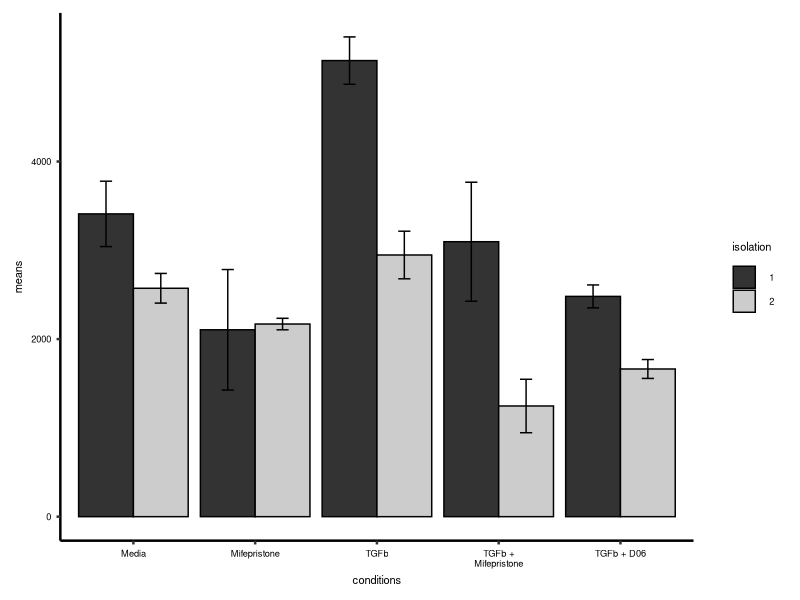
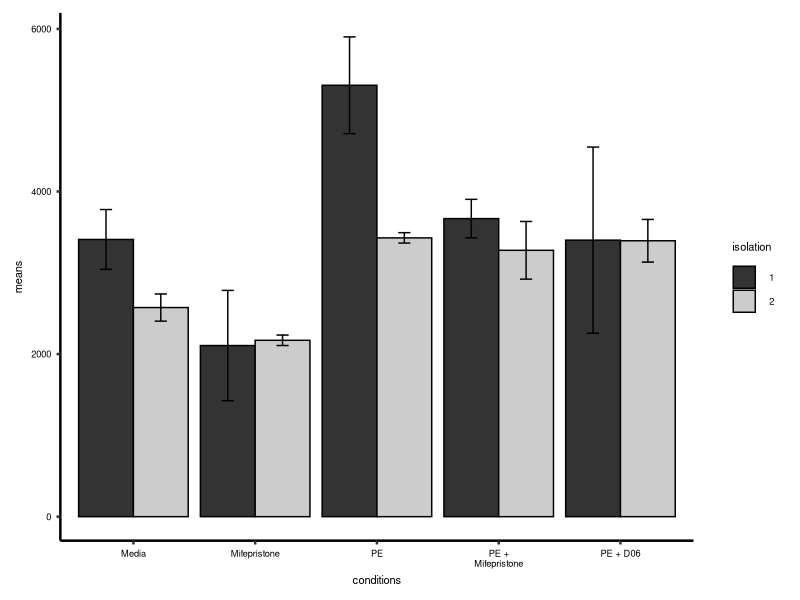

Write the R code that produced these figures, in order.

library(ggplot2)
library(ggsignif)
library(stringr)

Exp12 <- read.csv("cellData12.csv")
Exp13 <- read.csv("cellData13.csv")

se <- function(x) sqrt(var(x)/length(x))

theme_Bryan <- function () {
  theme_bw(base_size=14*96/72) %+replace%
    theme(
      #text = element_text(family = "sans"),
      plot.title = element_text(size = 7*96/72, hjust = 0.5), #hjust = 0.5,
      strip.text = element_text(size = 7*96/72, hjust = 0.5), #hjust = 0.5,
      strip.text.x = element_text(size = 7*96/72, hjust = 0.5), #hjust = 0.5,
      strip.text.y = element_text(size = 7*96/72, hjust = 0.5), #hjust = 0.5, #10 == 2.57mm
      strip.background = element_blank(),
      axis.title =element_text(size=6*96/72), #, face = "bold"
      axis.line = element_line(colour = "black"),
      panel.grid.major = element_blank(),
      panel.grid.minor = element_blank(),
      panel.border = element_blank(),
      axis.text = element_text(size = 5*96/72),
      legend.title=element_text(size=6*96/72),
      legend.text=element_text(size=5*96/72),
      axis.ticks.length =  unit(2.75, "pt"))
}

# TGFb data
df <- data.frame(isolation=c(rep("1",5),rep("2",5)),
                     conditions=c("Media","Mifepristone","TGFb","TGFb + Mifepristone","TGFb + D06",
                                  "Media","Mifepristone","TGFb","TGFb + Mifepristone","TGFb + D06"),
                     means=c(mean(Exp12$Media), mean(Exp12$Mif), mean(Exp12$TGFb), mean(Exp12$TGFb_Mif), mean(Exp12$TGFb_D06),  
                             mean(Exp13$Media), mean(Exp13$Mif), mean(Exp13$TGFb), mean(Exp13$TGFb_Mif), mean(Exp13$TGFb_D06)), 
                     sm=c(se(Exp12$Media), se(Exp12$Mif), se(Exp12$TGFb), se(Exp12$TGFb_Mif), se(Exp12$TGFb_D06),
                          se(Exp13$Media), se(Exp13$Mif), se(Exp13$TGFb), se(Exp13$TGFb_Mif), se(Exp13$TGFb_D06)))

ggplot(df, aes(x=conditions, y=means, fill=isolation)) +
  geom_bar(position=position_dodge(), stat="identity", colour='black') +
  geom_errorbar(aes(ymin=means-sm, ymax=means+sm), width=0.2, position=position_dodge(0.9)) +
  scale_x_discrete(limits = c("Media","Mifepristone","TGFb","TGFb + Mifepristone","TGFb + D06"),
                   labels = function(x) str_wrap(x,width = 10)) +
  scale_fill_grey() + 
  theme_Bryan()


# PE data
df <- data.frame(isolation=c(rep("1",5),rep("2",5)),
                 conditions=c("Media","Mifepristone","PE","PE + Mifepristone","PE + D06",
                              "Media","Mifepristone","PE","PE + Mifepristone","PE + D06"),
                 means=c(mean(Exp12$Media), mean(Exp12$Mif),mean(Exp12$PE), mean(Exp12$PE_Mif), mean(Exp12$PE_D06), 
                         mean(Exp13$Media), mean(Exp13$Mif),mean(Exp13$PE), mean(Exp13$PE_Mif), mean(Exp13$PE_D06)),
                 sm=c(se(Exp12$Media), se(Exp12$Mif), se(Exp12$PE), se(Exp12$PE_Mif), se(Exp12$PE_D06), 
                      se(Exp13$Media), se(Exp13$Mif), se(Exp13$PE), se(Exp13$PE_Mif), se(Exp13$PE_D06)))

ggplot(df, aes(x=conditions, y=means, fill=isolation)) +
  geom_bar(position=position_dodge(), stat="identity", colour='black') +
  geom_errorbar(aes(ymin=means-sm, ymax=means+sm), width=0.2, position=position_dodge(0.9)) +
  scale_x_discrete(limits = c("Media","Mifepristone","PE","PE + Mifepristone","PE + D06"),
                   labels = function(x) str_wrap(x,width = 10)) +
  scale_fill_grey() + 
  theme_Bryan()
